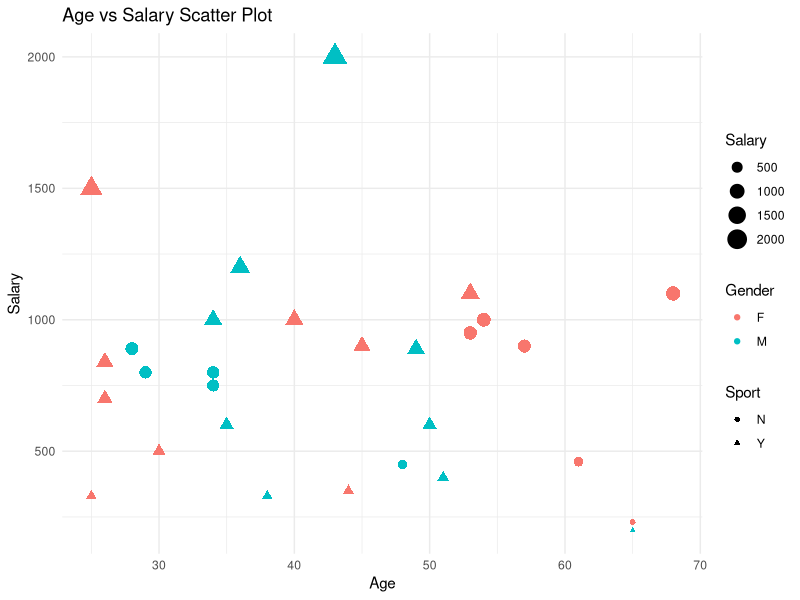
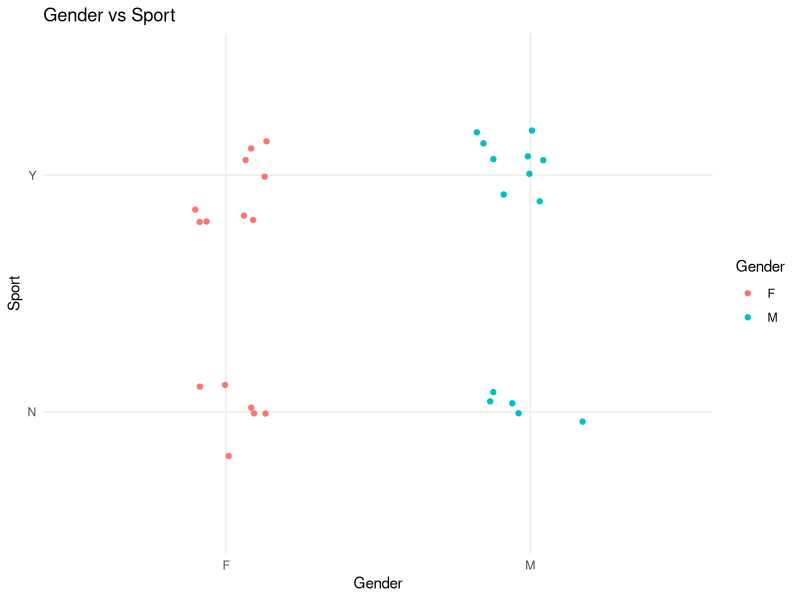
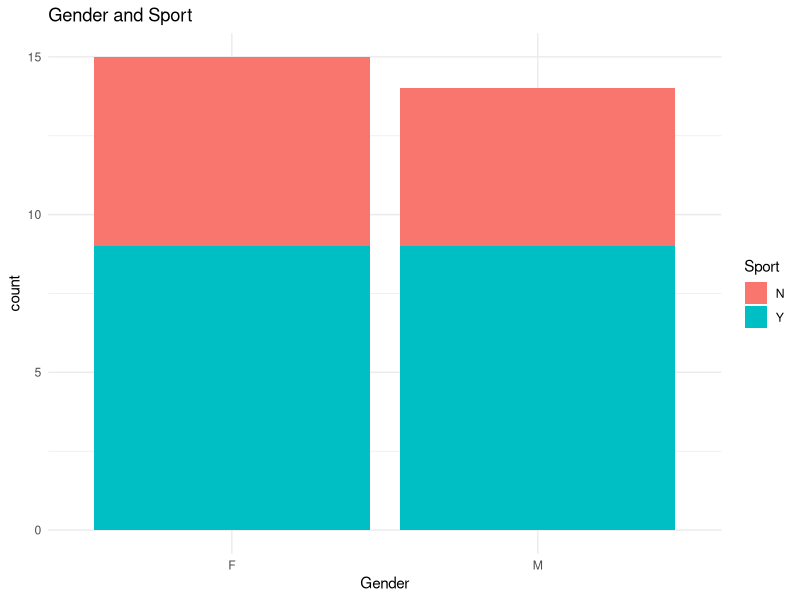
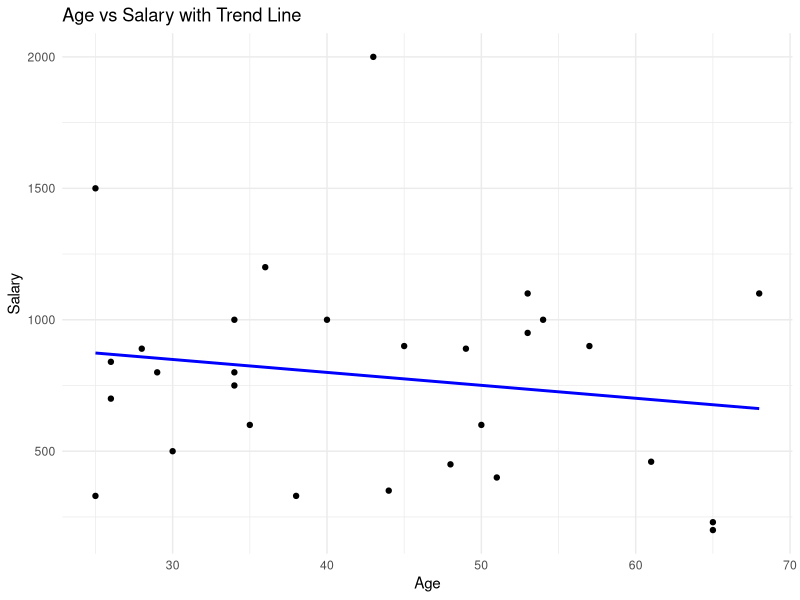
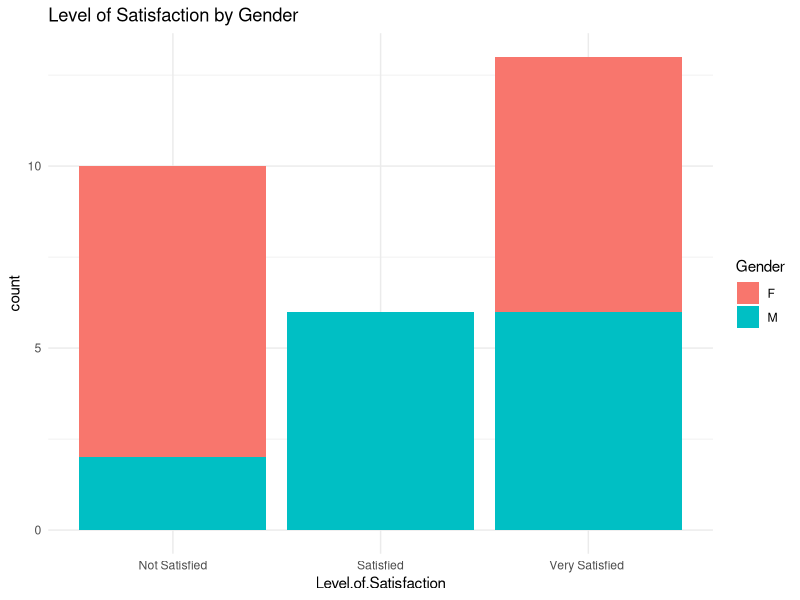
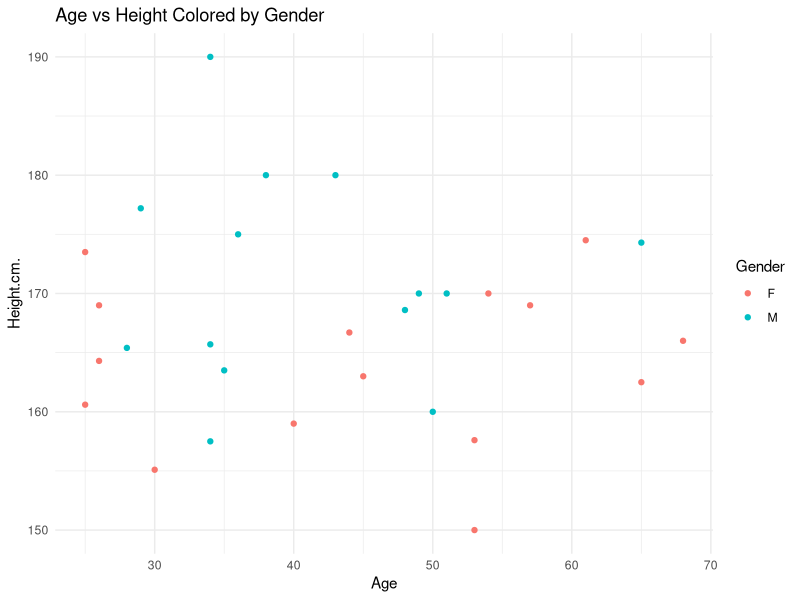
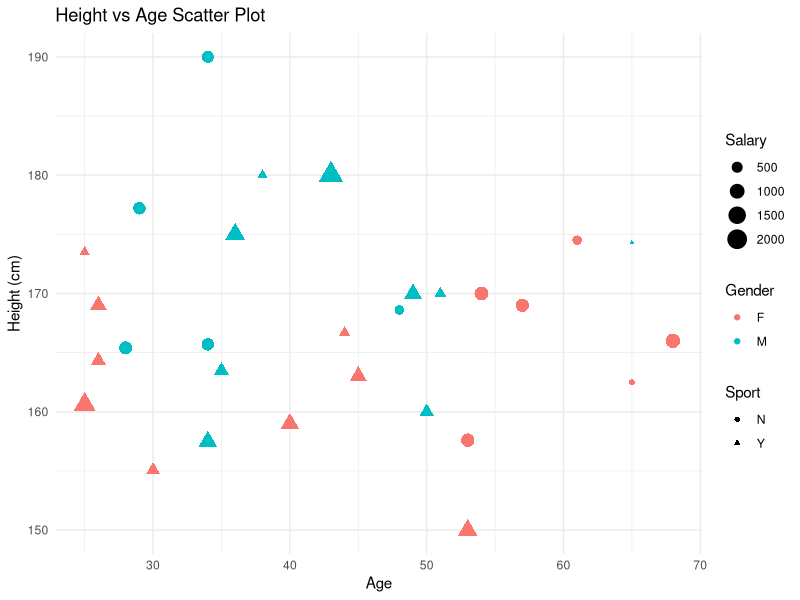
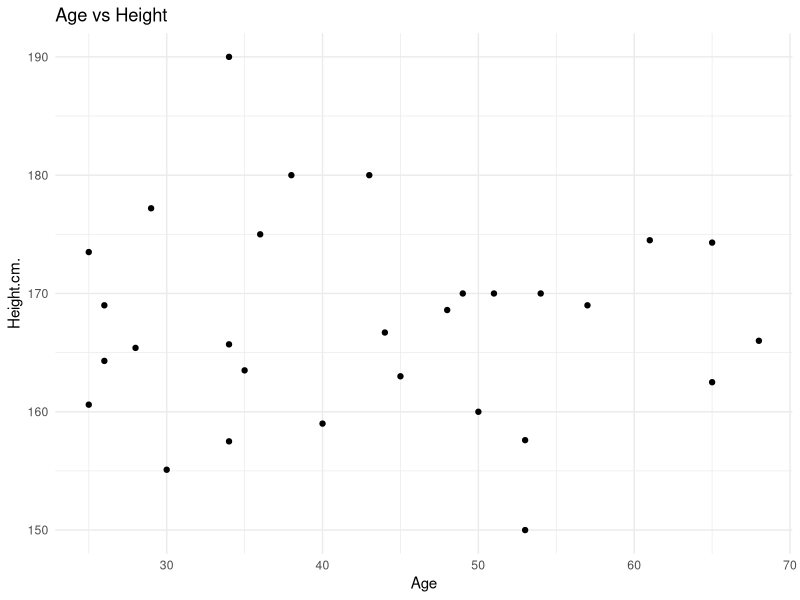

R code for these plots, in order:
library(ggplot2)
 #dataset
mydata <- read.csv('zulaikha_mohammadi_itc255.csv')

# renaming Salary column for consistency
names(mydata)[names(mydata) == "Salary...."] <- "Salary"
head(mydata)
colnames(mydata)

 
# Scatter plot: Age vs Salary
ggplot(mydata, aes(x = Age, y = Salary)) +
  geom_point(aes(color = Gender, shape = Sport, size = Salary)) +
  theme_minimal() +
  labs(
    title = "Age vs Salary Scatter Plot",
    x = "Age",
    y = "Salary"
  )

# Scatter plot: Gender vs Sport (categorical)
ggplot(mydata, aes(x = Gender, y = Sport)) +
  geom_jitter(width = 0.2, height = 0.2, aes(color = Gender)) +
  theme_minimal() +
  labs(title = "Gender vs Sport")

# Bar chart: Gender count filled by Sport
ggplot(mydata) +
  geom_bar(aes(x = Gender, fill = Sport)) +
  theme_minimal() +
  labs(title = "Gender and Sport")

# Scatter plot: Age vs Salary with regression line
ggplot(mydata, aes(x = Age, y = Salary)) +
  geom_point() +
  geom_smooth(method = "lm", se = FALSE, color = "blue") +
  theme_minimal() +
  labs(title = "Age vs Salary with Trend Line")

# Bar chart: Level of Satisfaction filled by Gender
ggplot(mydata) +
  geom_bar(aes(x = Level.of.Satisfaction, fill = Gender)) +
  theme_minimal() +
  labs(title = "Level of Satisfaction by Gender")

# Scatter plot: Age vs Height colored by Gender
ggplot(mydata, aes(x = Age, y = Height.cm., colour = Gender)) +
  geom_point() +
  theme_minimal() +
  labs(title = "Age vs Height Colored by Gender")

# Scatter plot: Height vs Age with multiple aesthetics
ggplot(mydata, aes(x = Age, y = Height.cm.)) +
  geom_point(aes(colour = Gender, shape = Sport, size = Salary)) +
  theme_minimal() +
  labs(
    title = "Height vs Age Scatter Plot",
    x = "Age",
    y = "Height (cm)"
  )

# scatter plot: shows realtionship betwwen two categorial varibales ( Age vs Height  )
ggplot(mydata, aes(x = Age, y = Height.cm.)) +
  geom_point() +
  theme_minimal() +
  labs(title = "Age vs Height")

# Line plot: Age vs Salary  
ggplot(mydata, aes(x = Age, y = Salary)) +
  geom_line() +
  theme_minimal() +
  labs(title = " Age vs Salary")

# Bar chart 
ggplot(mydata, aes(x = Gender)) +
  geom_bar() +
  theme_minimal() +
  labs(title = "Gender")

# Bar chart: Salary by Sport
ggplot(mydata, aes(x = Sport, y = Salary)) +
  geom_col() +
  theme_minimal() +
  labs(title = "Salary by Sport")

# Histogram: Age distribution
ggplot(mydata, aes(x = Age)) +
  geom_histogram(binwidth = 5, fill = "steelblue", color = "black") +
  theme_minimal() +
  labs(title = "Graph of Age")
